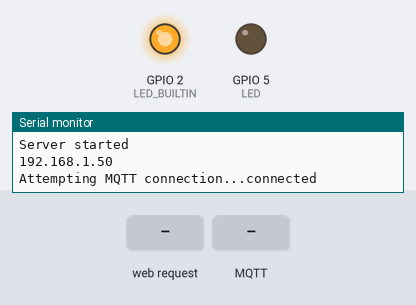
This sketch was run on a simulated ESP8266 (NodeMCU). On the bench: output pins drawn as LEDs (lit = HIGH, except the on-board LED, lit = LOW), the last lines printed to the serial monitor. Inputs (shaded band) come from the test bench. WiFi joins after 1.5 s; servers stay silent unless stated; random numbers use the default seed unless the sketch sets one; no MQTT or app messages arrive unless stated.

Above: at 2.7 s.
2.8 s: HTTP request GET /gpio/1 received
At 3.2 s:
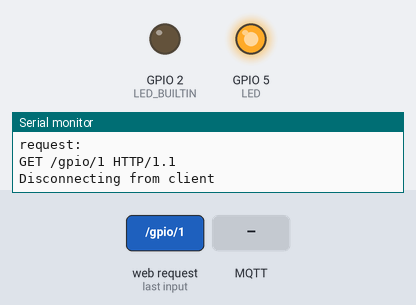
4.3 s: MQTT message "posLIGHT" arrives on the first subscribed topic
5.8 s: HTTP request GET /posLIGHT received
7.3 s: HTTP request GET /gpio/0 received
At 7.9 s:
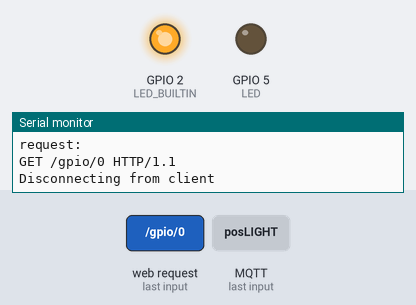
8.8 s: MQTT message "1" arrives on the first subscribed topic
10.3 s: MQTT message "0" arrives on the first subscribed topic
At 11.3 s:
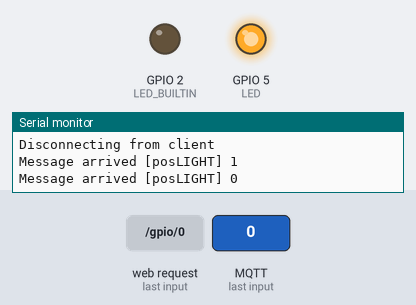
Timing chart, 0 to 12.8 s (numbered marks = the images above; inputs shaded):
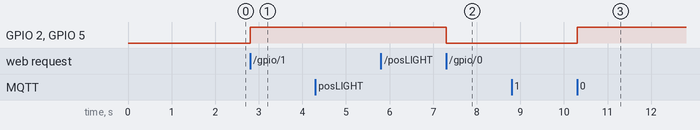

Measured:
- after the input at 2.8 s, GPIO 2 (LED_BUILTIN), GPIO 5 (LED): LOW → HIGH at once
- after the input at 7.3 s, GPIO 2 (LED_BUILTIN), GPIO 5 (LED): HIGH → LOW at once
- after the input at 10.3 s, GPIO 2 (LED_BUILTIN), GPIO 5 (LED): LOW → HIGH at once

The sketch:

nodeMCUclient.ino
```cpp
/*
    This sketch demonstrates how to set up a simple HTTP-like server.
    The server will set a GPIO pin depending on the request
      http://server_ip/gpio/0 will set the GPIO2 low,
      http://server_ip/gpio/1 will set the GPIO2 high
    server_ip is the IP address of the ESP8266 module, will be
    printed to Serial when the module is connected.
*/

#include <ESP8266WiFi.h>
#include <PubSubClient.h>
#define LED 5
#ifndef STASSID
#define STASSID "malmi_villa"
#define STAPSK  "86467223E"
#endif
const char* mqtt_server = "192.168.1.113";
const char* ssid = STASSID;
const char* password = STAPSK;
int stat = 0;

WiFiClient espClient;
PubSubClient MQTTclient(espClient);
unsigned long lastMsg = 0;
#define MSG_BUFFER_SIZE  (50)
char msg[MSG_BUFFER_SIZE];
int value = 0;

// Create an instance of the server
// specify the port to listen on as an argument
WiFiServer server(80);

void setup_wifi() {

  delay(10);
  // We start by connecting to a WiFi network
  Serial.println();
  Serial.print("Connecting to ");
  Serial.println(ssid);

  WiFi.mode(WIFI_STA);
  WiFi.begin(ssid, password);

  while (WiFi.status() != WL_CONNECTED) {
    delay(500);
    Serial.print(".");
  }

  randomSeed(micros());

  Serial.println("");
  Serial.println("WiFi connected");
  Serial.println("IP address: ");
  Serial.println(WiFi.localIP());
}

void callback(char* topic, byte* payload, unsigned int length) {
  Serial.print("Message arrived [");
  Serial.print(topic);
  Serial.print("] ");
    if (strcmp(topic,"posLIGHT")==0){
   for (int i = 0; i < length; i++) {
    Serial.print((char)payload[i]);

  }
  Serial.println();
  // Switch on the LED if an 1 was received as first character
  if (((char)payload[0] == '1')&& (stat ==0)) {
    digitalWrite(BUILTIN_LED, LOW);
    digitalWrite(LED,LOW);// Turn the LED on (Note that LOW is the voltage level
    stat =1;
    // but actually the LED is on; this is because
    // it is active low on the ESP-01)
  } else if(((char)payload[0] == '0')&& (stat ==1)) {
    digitalWrite(BUILTIN_LED, HIGH);
    digitalWrite(LED,HIGH); // Turn the LED off by making the voltage HIGH
    stat =0;
  }

}
}


void reconnect() {
  // Loop until we're reconnected
  while (!MQTTclient.connected()) {
    Serial.print("Attempting MQTT connection...");
    // Create a random client ID
    String clientId = "ESP8266Client-";
    clientId += String(random(0xffff), HEX);
    // Attempt to connect
    if (MQTTclient.connect(clientId.c_str(),"dev1","group_6$")) {
      Serial.println("connected");
      // Once connected, publish an announcement...
      MQTTclient.publish("outTopic", "hello world");
      // ... and resubscribe
      MQTTclient.subscribe("posLIGHT");
    } else {
      Serial.print("failed, rc=");
      Serial.print(MQTTclient.state());
      Serial.println(" try again in 5 seconds");
      // Wait 5 seconds before retrying
      delay(5000);
    }
  }
}


void setup() {
  Serial.begin(115200);

  // prepare LED
  pinMode(LED_BUILTIN, OUTPUT);
  pinMode(LED, OUTPUT);
  digitalWrite(LED_BUILTIN, 0);

  setup_wifi();
  MQTTclient.setServer(mqtt_server, 1883);
  MQTTclient.setCallback(callback);
  // Start the server
  server.begin();
  Serial.println(F("Server started"));

  // Print the IP address
  Serial.println(WiFi.localIP());
}

void loop() {
  if (!MQTTclient.connected()) {
    reconnect();
  }
  MQTTclient.loop();

  // Check if a client has connected
  WiFiClient client = server.available();
  if (!client) {
    return;
  }
  Serial.println(F("new client"));

  client.setTimeout(5000); // default is 1000

  // Read the first line of the request
  String req = client.readStringUntil('\r');
  Serial.println(F("request: "));
  Serial.println(req);

  // Match the request
  int val;
  if (req.indexOf(F("/gpio/0")) != -1) {
    val = 0;
  } else if (req.indexOf(F("/gpio/1")) != -1) {
    val = 1;
  } else {
    Serial.println(F("invalid request"));
    val = digitalRead(LED_BUILTIN);
    digitalWrite(LED, val);
  }

  // Set LED according to the request
  digitalWrite(LED_BUILTIN, val);
  digitalWrite(LED, val);
  // read/ignore the rest of the request
  // do not client.flush(): it is for output only, see below
  while (client.available()) {
    // byte by byte is not very efficient
    client.read();
  }

  // Send the response to the client
  // it is OK for multiple small client.print/write,
  // because nagle algorithm will group them into one single packet
  client.print(F("HTTP/1.1 200 OK\r\nContent-Type: text/html\r\n\r\n<!DOCTYPE HTML>\r\n<html>\r\Positional light is now "));
  client.print((val) ? F("OFF") : F("ON"));
  client.print(F("<br><br>Click <a href='http://"));
  client.print(WiFi.localIP());
  client.print(F("/gpio/1'>here</a> to switch LIGHT OFF, or <a href='http://"));
  client.print(WiFi.localIP());
  client.print(F("/gpio/0'>here</a> to switch LIGHT ON.</html>"));

  // The client will actually be *flushed* then disconnected
  // when the function returns and 'client' object is destroyed (out-of-scope)
  // flush = ensure written data are received by the other side
  Serial.println(F("Disconnecting from client"));
}
```
